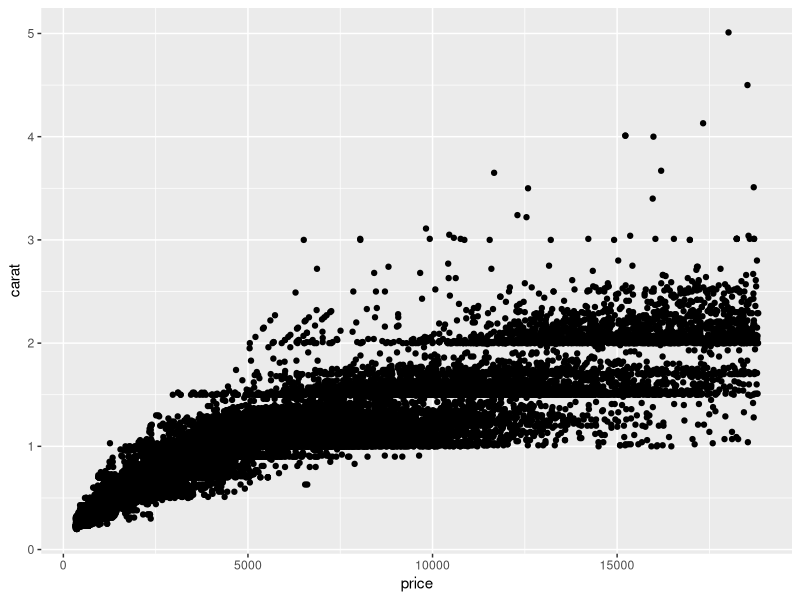
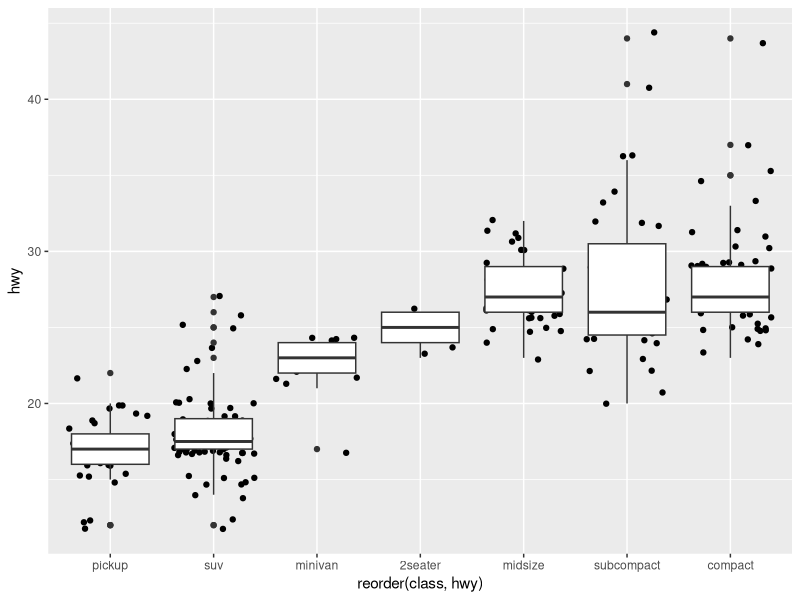
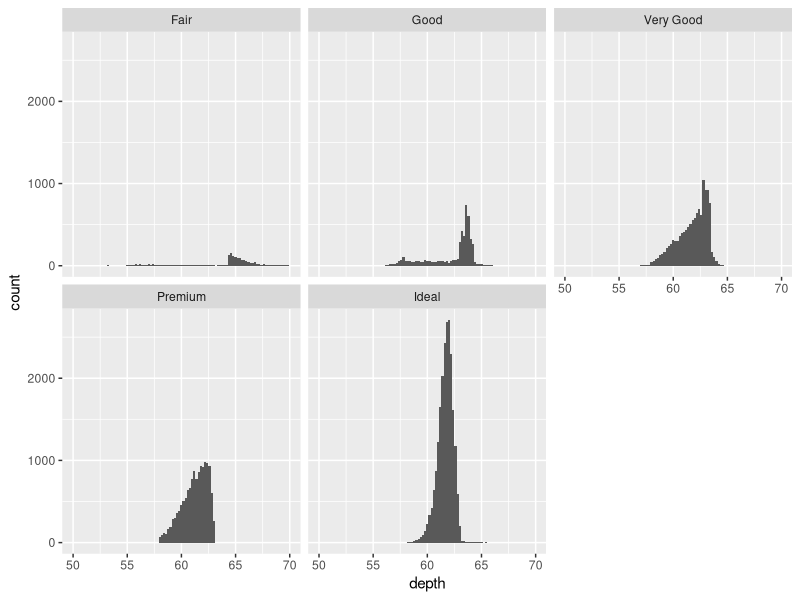
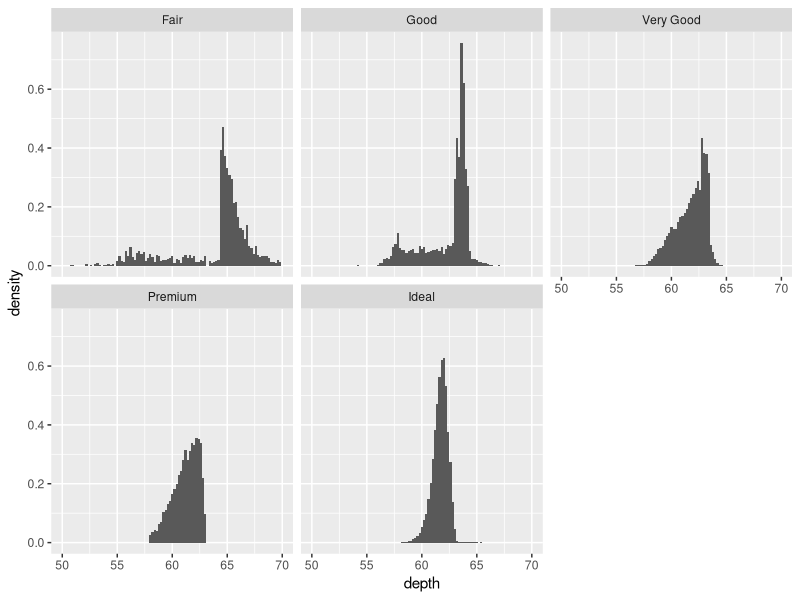
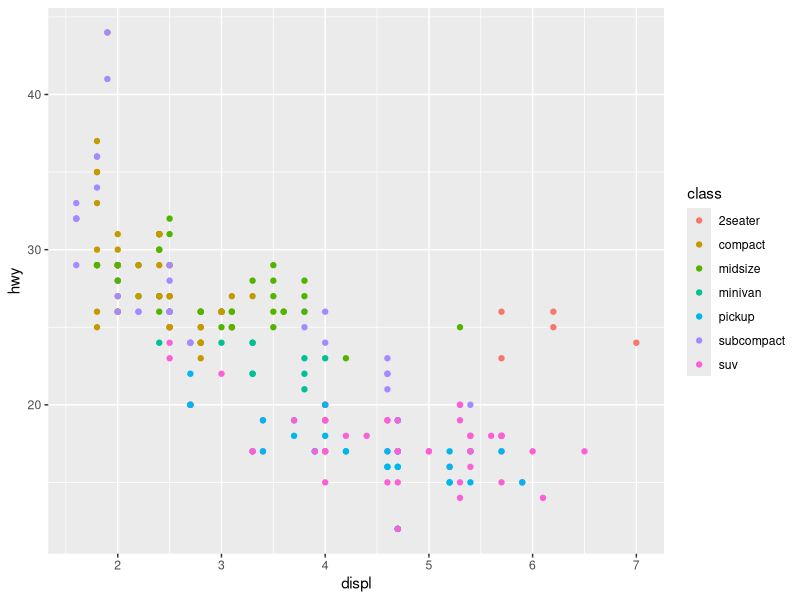
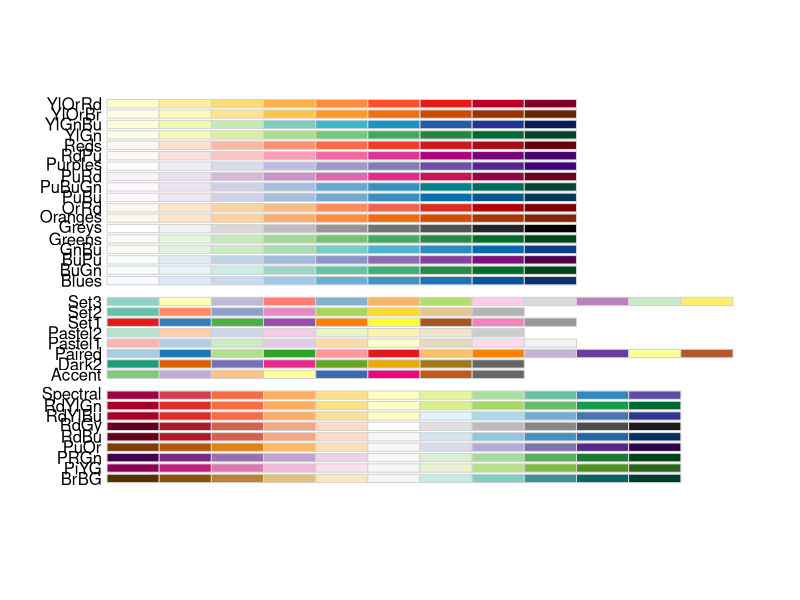
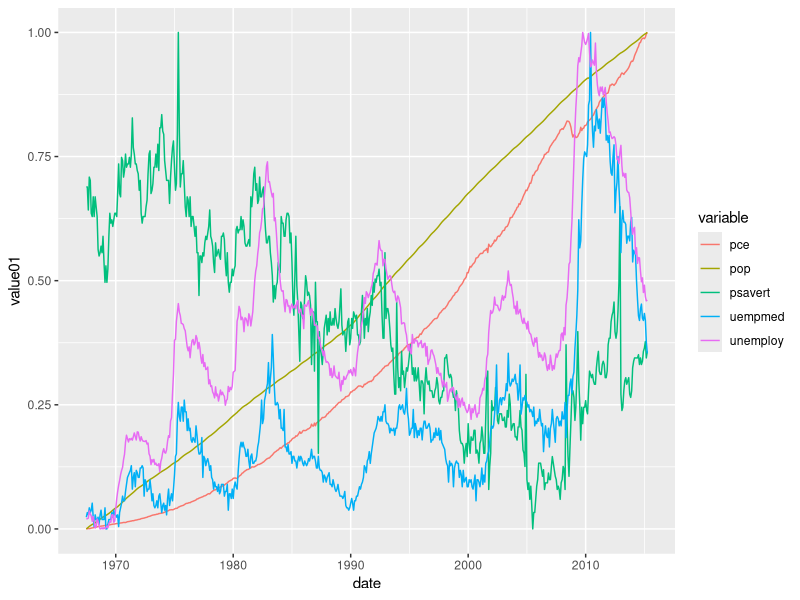

Generate these figures, in order, with R: (Note: this script raises an error after producing the figures.)
## ---- chunk 1
install.packages("ggplot2")
library(ggplot2)

ggplot(diamonds, aes(x = price, y = carat)) +
  geom_point()
## ---- chunk 2
ggplot(mpg, aes(reorder(class, hwy), hwy)) +
  geom_jitter() +
  geom_boxplot()
## ---- chunk 3

#Plot count
ggplot(diamonds, aes(depth)) +
  geom_histogram(aes(y = ..count..), binwidth=0.2) +
  facet_wrap(~ cut) + xlim(50, 70)

#Plot density
ggplot(diamonds, aes(depth)) +
  geom_histogram(aes(y = ..density..), binwidth=0.2) +
  facet_wrap(~ cut) + xlim(50, 70)
## ---- chunk 4
ggplot(mpg, aes(displ, hwy, color = class)) +
  geom_point()

## ---- chunk 5
economics_long <- economics_long

library(RColorBrewer)

display.brewer.all() 
cols <- brewer.pal(n = 8, name = "Accent")
pal <- colorRampPalette(cols)

ggplot(economics_long, aes(x=date, y=value01, color = variable), group=variable) + geom_line()

## ---- chunk 6

ggplot(cities, aes(long, lat)) +
  geom_path(aes(size = survivors, colour =
direction,
    group = interaction(group, direction)), data =
troops) +
  geom_text(aes(label = city), hjust = 0, vjust = 1,
size = 4)
# Polish appearance
last_plot() +
  scale_x_continuous("", limits = c(24, 39)) +
  scale_y_continuous("") +
  scale_colour_manual(values = c("grey50","red")) 
  scale_size(c(1, 10))

